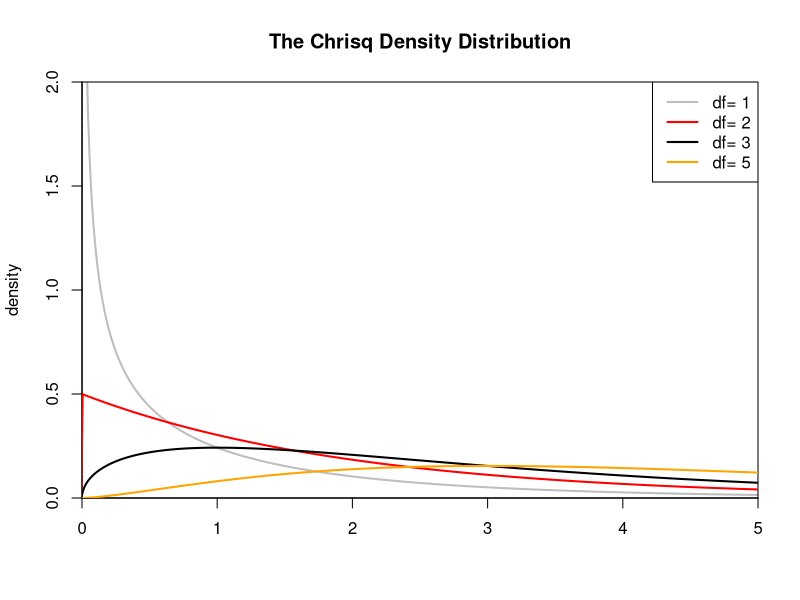

Generate this figure with R:
#
# Author: Kelly Chan
# Date  : Aug 7 2013
#
# Project: Chisq Distribution
#
#--------------------------------------------------------------------------#

setwd("G:\\eclipseWorkspace\\R\\distribution")


n=1000
x <- seq(-5,5,length.out=n)

png(filename="output\\chisqDistribution.png")
plot(x, dchisq(x,1), col="gray", lwd=2, type='l',
		             xlim=c(0,5), ylim=c(0,2),
		             xaxs="i"    , yaxs="i",
		             xlab=''     , ylab='density',
	              	 main="The Chrisq Density Distribution")

lines(x,dchisq(x,2), col="red"   , lwd=2)
lines(x,dchisq(x,3), col="black" , lwd=2)
lines(x,dchisq(x,5), col="orange", lwd=2)

legend("topright",legend=paste("df=", c(1,2,3,5)),
		          col=c("gray", "red","black","orange"),
		          lwd=2)


dev.off()
